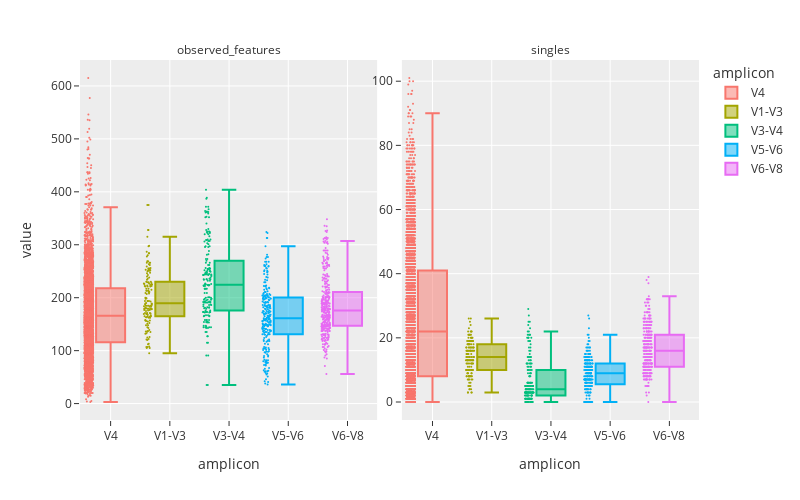

Source (notebook cell):
### Code cell
# Distribucion box observed features
import plotly.express as px
import plotly.io as pio

pio.templates.default = "simple_white"
px.defaults.template = "ggplot2"

fig = px.box(df, x = 'amplicon', y = ['observed_features', 'singles'] , facet_col ="variable", facet_col_spacing=0.04, color = 'amplicon', width=800 ,height=500, points = 'all')
fig.update_yaxes(matches=None)
fig.update_traces(marker=dict(size=2))
fig.for_each_annotation(lambda a: a.update(text=a.text.split("=")[-1]))
fig.update_xaxes(showticklabels=True)
fig.update_yaxes(showticklabels=True)
fig.update_layout(
    template = 'ggplot2'
)
fig.show()
fig.write_image('amplicon_box.svg')

### Figure 1 — Plotly figure (JSON) as saved in the notebook; plotly's stock layout.template omitted (floating-point values rounded to 4 significant figures; data arrays with more than 128 entries replaced by an {"elided": "..."} marker saying what was removed)
{"data": [{"alignmentgroup": "True", "boxpoints": "all", "hovertemplate": "amplicon=%{x}<br>variable=observed_features<br>value=%{y}<extra></extra>", "legendgroup": "V4", "marker": {"color": "#F8766D", "size": 2}, "name": "V4", "notched": false, "offsetgroup": "V4", "orientation": "v", "showlegend": true, "type": "box", "x": {"elided": "4291 str values"}, "x0": " ", "xaxis": "x", "y": {"elided": "4291 int values"}, "y0": " ", "yaxis": "y"}, {"alignmentgroup": "True", "boxpoints": "all", "hovertemplate": "amplicon=%{x}<br>variable=singles<br>value=%{y}<extra></extra>", "legendgroup": "V4", "marker": {"color": "#F8766D", "size": 2}, "name": "V4", "notched": false, "offsetgroup": "V4", "orientation": "v", "showlegend": false, "type": "box", "x": {"elided": "4291 str values"}, "x0": " ", "xaxis": "x2", "y": {"elided": "4291 int values"}, "y0": " ", "yaxis": "y2"}, {"alignmentgroup": "True", "boxpoints": "all", "hovertemplate": "amplicon=%{x}<br>variable=observed_features<br>value=%{y}<extra></extra>", "legendgroup": "V1-V3", "marker": {"color": "#A3A500", "size": 2}, "name": "V1-V3", "notched": false, "offsetgroup": "V1-V3", "orientation": "v", "showlegend": true, "type": "box", "x": {"elided": "150 str values"}, "x0": " ", "xaxis": "x", "y": {"elided": "150 int values"}, "y0": " ", "yaxis": "y"}, {"alignmentgroup": "True", "boxpoints": "all", "hovertemplate": "amplicon=%{x}<br>variable=singles<br>value=%{y}<extra></extra>", "legendgroup": "V1-V3", "marker": {"color": "#A3A500", "size": 2}, "name": "V1-V3", "notched": false, "offsetgroup": "V1-V3", "orientation": "v", "showlegend": false, "type": "box", "x": {"elided": "150 str values"}, "x0": " ", "xaxis": "x2", "y": {"elided": "150 int values"}, "y0": " ", "yaxis": "y2"}, {"alignmentgroup": "True", "boxpoints": "all", "hovertemplate": "amplicon=%{x}<br>variable=observed_features<br>value=%{y}<extra></extra>", "legendgroup": "V3-V4", "marker": {"color": "#00BF7D", "size": 2}, "name": "V3-V4", "notched": false, "offsetgroup": "V3-V4", "orientation": "v", "showlegend": true, "type": "box", "x": {"elided": "182 str values"}, "x0": " ", "xaxis": "x", "y": {"elided": "182 int values"}, "y0": " ", "yaxis": "y"}, {"alignmentgroup": "True", "boxpoints": "all", "hovertemplate": "amplicon=%{x}<br>variable=singles<br>value=%{y}<extra></extra>", "legendgroup": "V3-V4", "marker": {"color": "#00BF7D", "size": 2}, "name": "V3-V4", "notched": false, "offsetgroup": "V3-V4", "orientation": "v", "showlegend": false, "type": "box", "x": {"elided": "182 str values"}, "x0": " ", "xaxis": "x2", "y": {"elided": "182 int values"}, "y0": " ", "yaxis": "y2"}, {"alignmentgroup": "True", "boxpoints": "all", "hovertemplate": "amplicon=%{x}<br>variable=observed_features<br>value=%{y}<extra></extra>", "legendgroup": "V5-V6", "marker": {"color": "#00B0F6", "size": 2}, "name": "V5-V6", "notched": false, "offsetgroup": "V5-V6", "orientation": "v", "showlegend": true, "type": "box", "x": {"elided": "248 str values"}, "x0": " ", "xaxis": "x", "y": {"elided": "248 int values"}, "y0": " ", "yaxis": "y"}, {"alignmentgroup": "True", "boxpoints": "all", "hovertemplate": "amplicon=%{x}<br>variable=singles<br>value=%{y}<extra></extra>", "legendgroup": "V5-V6", "marker": {"color": "#00B0F6", "size": 2}, "name": "V5-V6", "notched": false, "offsetgroup": "V5-V6", "orientation": "v", "showlegend": false, "type": "box", "x": {"elided": "248 str values"}, "x0": " ", "xaxis": "x2", "y": {"elided": "248 int values"}, "y0": " ", "yaxis": "y2"}, {"alignmentgroup": "True", "boxpoints": "all", "hovertemplate": "amplicon=%{x}<br>variable=observed_features<br>value=%{y}<extra></extra>", "legendgroup": "V6-V8", "marker": {"color": "#E76BF3", "size": 2}, "name": "V6-V8", "notched": false, "offsetgroup": "V6-V8", "orientation": "v", "showlegend": true, "type": "box", "x": {"elided": "346 str values"}, "x0": " ", "xaxis": "x", "y": {"elided": "346 int values"}, "y0": " ", "yaxis": "y"}, {"alignmentgroup": "True", "boxpoints": "all", "hovertemplate": "amplicon=%{x}<br>variable=singles<br>value=%{y}<extra></extra>", "legendgroup": "V6-V8", "marker": {"color": "#E76BF3", "size": 2}, "name": "V6-V8", "notched": false, "offsetgroup": "V6-V8", "orientation": "v", "showlegend": false, "type": "box", "x": {"elided": "346 str values"}, "x0": " ", "xaxis": "x2", "y": {"elided": "346 int values"}, "y0": " ", "yaxis": "y2"}], "layout": {"annotations": [{"font": {}, "showarrow": false, "text": "observed_features", "x": 0.24, "xanchor": "center", "xref": "paper", "y": 1, "yanchor": "bottom", "yref": "paper"}, {"font": {}, "showarrow": false, "text": "singles", "x": 0.76, "xanchor": "center", "xref": "paper", "y": 1, "yanchor": "bottom", "yref": "paper"}], "boxmode": "overlay", "height": 500, "legend": {"title": {"text": "amplicon"}, "tracegroupgap": 0}, "margin": {"t": 60}, "width": 800, "xaxis": {"anchor": "y", "categoryarray": ["V4", "V1-V3", "V3-V4", "V5-V6", "V6-V8"], "categoryorder": "array", "domain": [0, 0.48], "showticklabels": true, "title": {"text": "amplicon"}}, "xaxis2": {"anchor": "y2", "categoryarray": ["V4", "V1-V3", "V3-V4", "V5-V6", "V6-V8"], "categoryorder": "array", "domain": [0.52, 1], "matches": "x", "showticklabels": true, "title": {"text": "amplicon"}}, "yaxis": {"anchor": "x", "domain": [0, 1], "showticklabels": true, "title": {"text": "value"}}, "yaxis2": {"anchor": "x2", "domain": [0, 1], "showticklabels": true}}}
